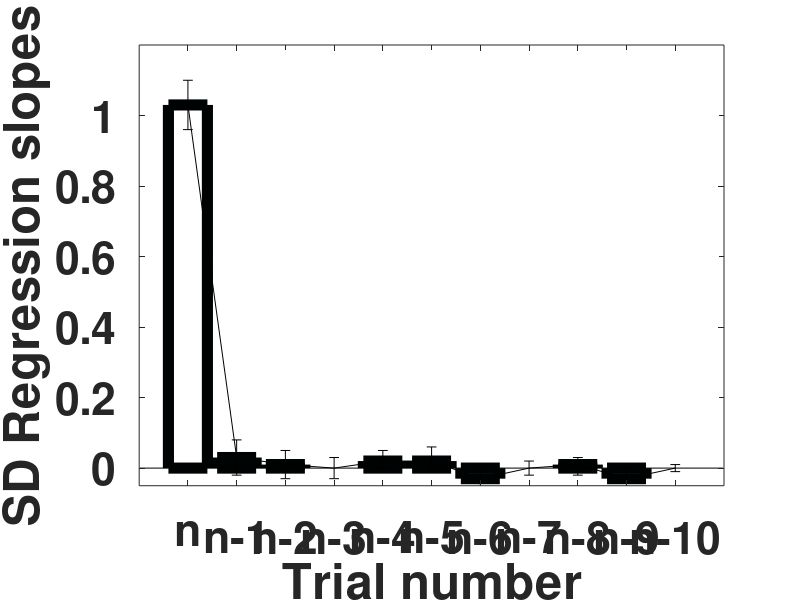

MATLAB code for this plot: (Note: this script raises an error after producing the figure.)
figure(101);
clf;
x=[1,; 2; 3; 4; 5; 6; 7; 8; 9; 10; 11];
weights = [1.03; 0.03; 0.01;  0.00; 0.02; 0.02; -0.03; 0.00; 0.01; -0.03; -0.00];
%error = [0.90; 0.09; 0.11; 0.07; 0.12; 0.05; 0.11; 0.09 ];
interval_lower= [0.07; 0.05; 0.04; 0.03; 0.02; 0.03; 0.02; 0.02; 0.03; 0.01; 0.01];
interval_upper=[0.07; 0.05; 0.04; 0.03; 0.03; 0.04; 0.02; 0.02; 0.02; 0.03; 0.01];
width=0.8;
bar(x,weights,width,'FaceColor',[1.0,1.0,1.0],'EdgeColor',[0 .01 .01],'LineWidth',8);
% set('BarWidth',0.8); 
ylabel('SD Regression slopes');
xlabel('Trial number','fontweight', 'bold','fontsize', 32); 
ylim([-0.050, 1.2])
Labels = {'n','n-1', 'n-2', 'n-3', 'n-4', 'n-5','n-6' 'n-7', 'n-8', 'n-9', 'n-10'} ;
set(gca, 'XTick', 1:11, 'XTickLabel', Labels, 'fontweight', 'bold','fontsize', 32);

%legend ('Fitted weights 5% contrast experiment one');
hold on
numgroups=size(weights,1);
numbars=size(weights,3);
groupwidth=min(2, numbars/(numbars+2));
%x=[1-width/2,1+width/2;2-width/2, 2+width/2];
%x=[.85,1.15; 1.85, 2.15; 2.85, 3.15];

errorbar(x, weights, interval_lower, interval_upper, 'k','linestyle', 'none','linewidth', 8);

box off



